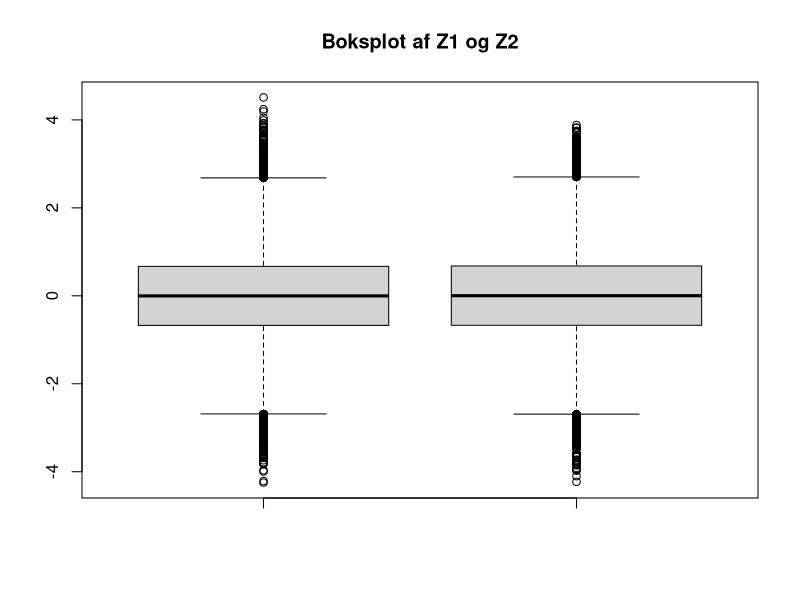
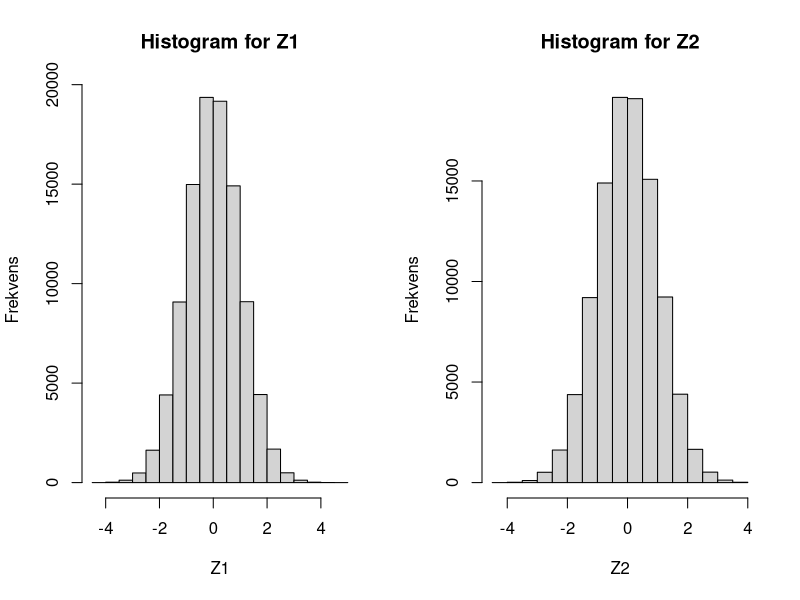
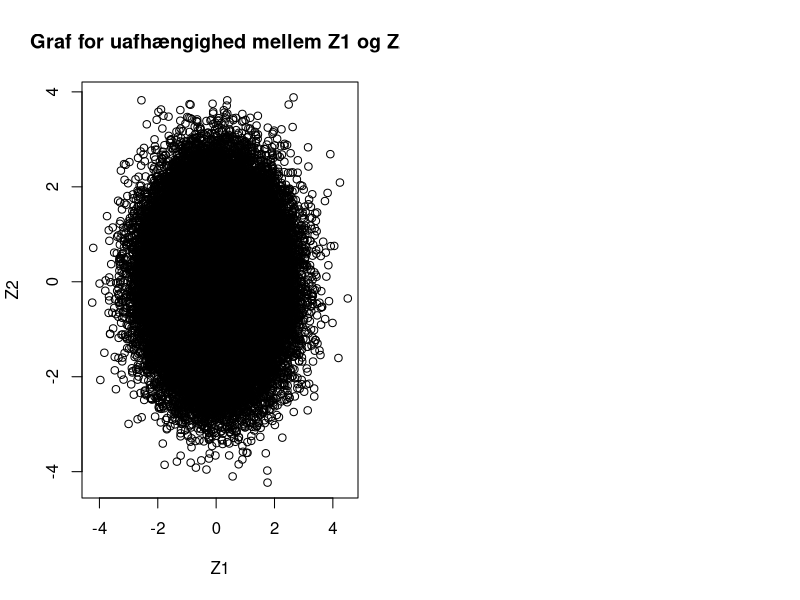

Write R code to recreate these figures, in order.
## ---- chunk 1
U1 <- runif(n = 100000, min = 0, max = 1)
U2 <- runif(n = 100000, min = 0, max = 1)
## ---- chunk 2
Z1 <- sqrt(-2*log(U1))*cos(2*pi*U2)
Z2 <- sqrt(-2*log(U1))*sin(2*pi*U2)
## ---- chunk 3
boxplot(Z1, Z2, main = "Boksplot af Z1 og Z2")
## ---- chunk 4
mean_Z1 <- mean(Z1)
median_Z1 <- median(Z1)

mean_Z2 <- mean(Z2)
median_Z2 <- median(Z2)
## ---- chunk 5
OutVals1 = boxplot(Z1, plot = FALSE)$out
outliers_Z1 <- length(which(Z1 %in% OutVals1))

OutVals2 = boxplot(Z2, plot = FALSE)$out
outliers_Z2 <- length(which(Z2 %in% OutVals2))

outliers_andel_Z1 <- outliers_Z1/length(Z1)
outliers_andel_Z2 <- outliers_Z2/length(Z2)
## ---- chunk 6
par(mfrow = c(1,2))
hist(Z1, main = "Histogram for Z1", ylab = "Frekvens")
hist(Z2, main = "Histogram for Z2", ylab = "Frekvens")
## ---- chunk 7
plot(Z2 ~ Z1, main = "Graf for uafhængighed mellem Z1 og Z2")
